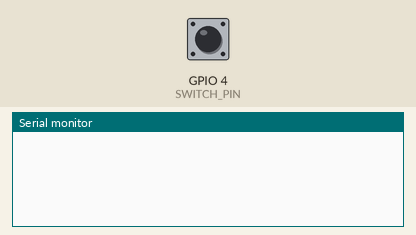
Simulated run of this sketch. Board: ESP32. Parts: the last lines printed to the serial monitor. The inputs (shaded band) are chosen by the test bench; at power-on: GPIO 4 (SWITCH_PIN) HIGH. I2S audio is not simulated (input reads silence); storage starts empty.

Above: at 1.2 s.
1.3 s: GPIO 4 (SWITCH_PIN) pulled LOW for 0.15 s
At 1.44 s:
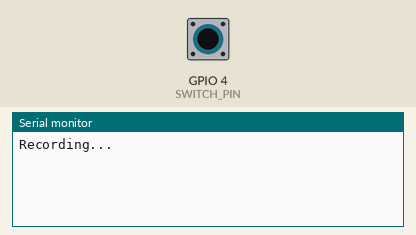
At 2.0 s:
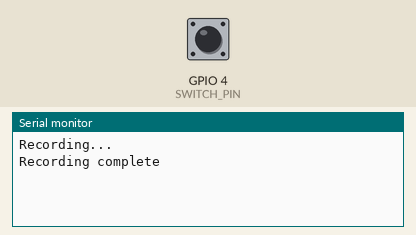

The sketch:

finalVoiceRec.ino
```cpp
#include <Arduino.h>
#include <FS.h>
#include <SD.h>
#include <SPI.h>
#include <driver/i2s.h>

#define I2S_WS 15
#define I2S_SD 32
#define I2S_SCK 14
#define SD_CS 5
#define SWITCH_PIN 4

const int sampleRate = 48000;
const int bitsPerSample = 16;
const int numChannels = 1;
const int bufferSize = 512;
int fileCounter = 0;

// WAV file header structure
struct wav_header {
  char riff_header[4];    // "RIFF"
  int wav_size;           // Size of the entire file
  char wave_header[4];    // "WAVE"
  char fmt_header[4];     // "fmt "
  int fmt_chunk_size;     // Size of the fmt chunk
  short audio_format;     // Audio format (1 for PCM)
  short num_channels;     // Number of channels
  int sample_rate;        // Sampling rate
  int byte_rate;          // Byte rate
  short sample_alignment; // Block align
  short bit_depth;        // Bits per sample
  char data_header[4];    // "data"
  int data_bytes;         // Size of the data section
};

// Initialize the I2S driver
void i2s_init() {
  i2s_config_t i2s_config = {
    .mode = (i2s_mode_t)(I2S_MODE_MASTER | I2S_MODE_RX),
    .sample_rate = sampleRate,
    .bits_per_sample = (i2s_bits_per_sample_t)bitsPerSample,
    .channel_format = I2S_CHANNEL_FMT_ONLY_RIGHT,
    .communication_format = (i2s_comm_format_t)(I2S_COMM_FORMAT_I2S | I2S_COMM_FORMAT_I2S_MSB),
    .intr_alloc_flags = ESP_INTR_FLAG_LEVEL1,
    .dma_buf_count = 8,
    .dma_buf_len = bufferSize,
    .use_apll = false,
    .tx_desc_auto_clear = true
  };

  i2s_pin_config_t pin_config = {
    .bck_io_num = I2S_SCK,
    .ws_io_num = I2S_WS,
    .data_out_num = I2S_PIN_NO_CHANGE,
    .data_in_num = I2S_SD
  };

  i2s_driver_install(I2S_NUM_0, &i2s_config, 0, NULL);
  i2s_set_pin(I2S_NUM_0, &pin_config);
}

// Write WAV header to file
void write_wav_header(File file, int data_bytes) {
  wav_header header;
  memcpy(header.riff_header, "RIFF", 4);
  header.wav_size = data_bytes + sizeof(wav_header) - 8;
  memcpy(header.wave_header, "WAVE", 4);
  memcpy(header.fmt_header, "fmt ", 4);
  header.fmt_chunk_size = 16;
  header.audio_format = 1;
  header.num_channels = numChannels;
  header.sample_rate = sampleRate;
  header.byte_rate = sampleRate * numChannels * bitsPerSample / 8;
  header.sample_alignment = numChannels * bitsPerSample / 8;
  header.bit_depth = bitsPerSample;
  memcpy(header.data_header, "data", 4);
  header.data_bytes = data_bytes;

  file.write((const uint8_t *)&header, sizeof(wav_header));
}

void setup() {
  Serial.begin(115200);

  // Initialize the SD card
  if (!SD.begin(SD_CS)) {
    Serial.println("Card Mount Failed");
    return;
  }

  // Initialize I2S
  i2s_init();

  // Initialize switch pin
  pinMode(SWITCH_PIN, INPUT_PULLUP);
}

void loop() {
  if (digitalRead(SWITCH_PIN) == LOW) {
    // Generate a unique file name
    String fileName = "/audio" + String(fileCounter) + ".wav";
    fileCounter++;

    // Create a new WAV file
    File file = SD.open(fileName.c_str(), FILE_WRITE);
    if (!file) {
      Serial.println("Failed to create file");
      return;
    }

    // Write a placeholder header
    write_wav_header(file, 0);

    // Start recording
    Serial.println("Recording...");
    size_t bytes_written = 0;
    uint8_t buffer[bufferSize];
    while (digitalRead(SWITCH_PIN) == LOW) { // Record while the switch is on
      size_t bytes_read;
      i2s_read(I2S_NUM_0, buffer, bufferSize, &bytes_read, portMAX_DELAY);
      if (bytes_read > 0) {
        file.write(buffer, bytes_read);
        bytes_written += bytes_read;
      }
    }

    // Update the WAV header with the correct data size
    file.seek(0);
    write_wav_header(file, bytes_written);

    // Close the file
    file.close();
    Serial.println("Recording complete");
  }
}
```

Measured:
- after the input at 1.3 s, the serial monitor: prints a new line at once (image 1)
